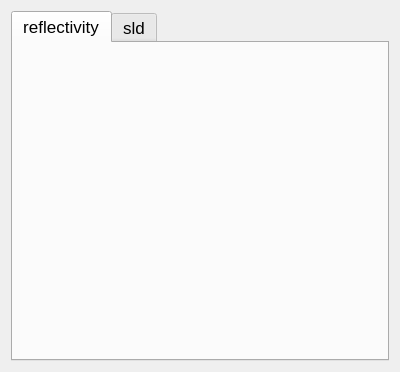
  <widget class="QWidget" name="centralwidget">
   <property name="minimumSize">
    <size>
     <width>400</width>
     <height>0</height>
    </size>
   </property>
   <layout class="QGridLayout" name="gridLayout_3">
    <item row="2" column="2">
     <widget class="QTabWidget" name="graphs">
      <property name="sizePolicy">
       <sizepolicy hsizetype="Expanding" vsizetype="MinimumExpanding">
        <horstretch>0</horstretch>
        <verstretch>0</verstretch>
       </sizepolicy>
      </property>
      <property name="minimumSize">
       <size>
        <width>0</width>
        <height>350</height>
       </size>
      </property>
      <property name="font">
       <font>
        <pointsize>13</pointsize>
       </font>
      </property>
      <property name="focusPolicy">
       <enum>Qt::ClickFocus</enum>
      </property>
      <property name="tabPosition">
       <enum>QTabWidget::North</enum>
      </property>
      <property name="currentIndex">
       <number>0</number>
      </property>
      <widget class="QWidget" name="reflectivity">
       <attribute name="title">
        <string>reflectivity</string>
       </attribute>
       <layout class="QGridLayout" name="gridLayout_5">
        <property name="leftMargin">
         <number>5</number>
        </property>
        <property name="topMargin">
         <number>2</number>
        </property>
        <property name="rightMargin">
         <number>5</number>
        </property>
        <property name="bottomMargin">
         <number>5</number>
        </property>
        <property name="verticalSpacing">
         <number>2</number>
        </property>
       </layout>
      </widget>
      <widget class="QWidget" name="sld">
       <attribute name="title">
        <string>sld</string>
       </attribute>
       <layout class="QGridLayout" name="gridLayout_4"/>
      </widget>
     </widget>
    </item>
   </layout>
  </widget>
